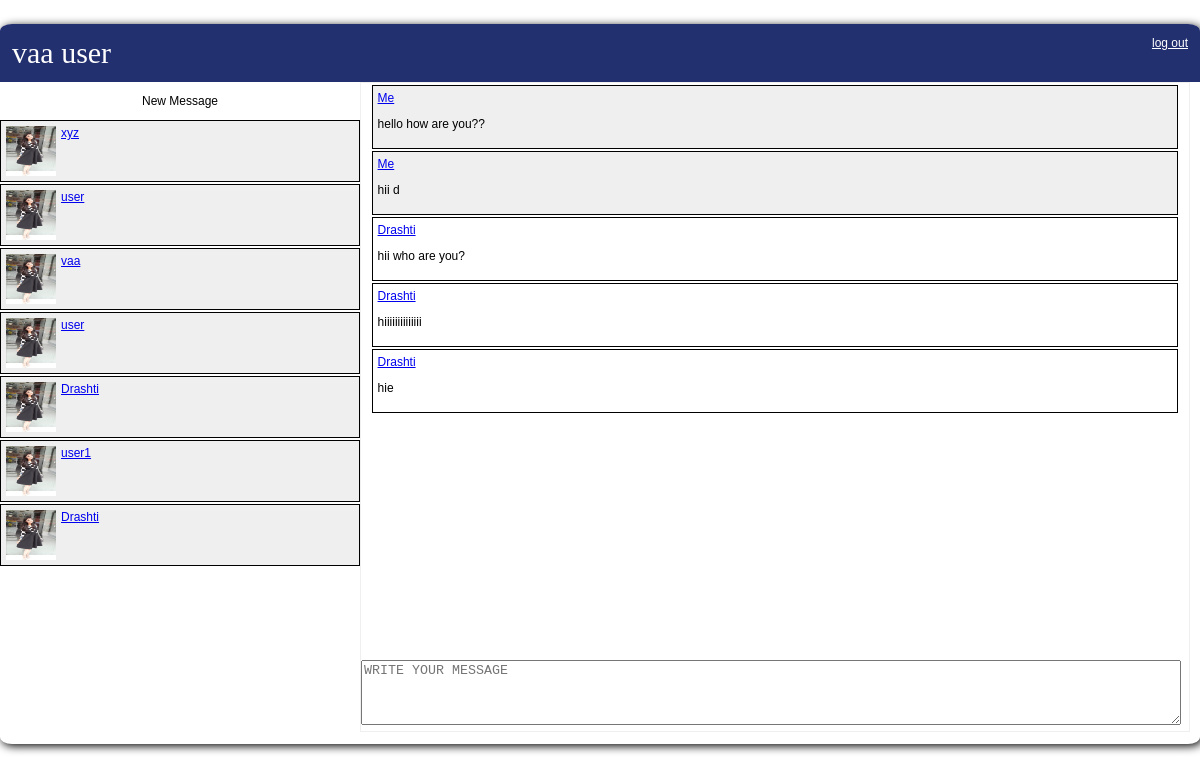
Screenshot of /index.php (signed in) with the database file from the repository.
### tables this page shows
CREATE TABLE `admin_chat` (
  `id` int(11) NOT NULL,
  `sender_name` varchar(33) NOT NULL,
  `reciver_name` varchar(33) NOT NULL,
  `message_text` text NOT NULL,
  `datetime` datetime NOT NULL
);

### sub_files/right-col.php (the view, shortened to what this page needs)
<div id="right-col-container">
	<div id="message-container">
		<?php
		$no_message=false;
		if($no_message == false){
		$q='SELECT *FROM `admin_chat` WHERE
		`sender_name`="'.$_SESSION['username'].'" AND `reciver_name`="'.$_GET['user'].'"
		OR
		`sender_name`="'.$_GET['user'].'" AND `reciver_name`="'.$_SESSION['username'].'"';
				 	$r=mysqli_query($con,$q);
		 	if($r)
		 	{
		 		while ($row=mysqli_fetch_assoc($r))
				 {
				 	$sender_name=$row['sender_name'];
				 	$message=$row['message_text'];
				 	if($sender_name == $_SESSION['username'])
				 	{
				 		?>
				 		<div class="grey-message">
						<a href="#">Me</a>
						<p><?php echo $message; ?></p>
						</div>
						<?php
					}else{ ?>
						<div class="white-message">
						<a href="#"><?php echo $sender_name; ?></a>
						<p><?php echo $message; ?></p>
						</div>
						<?php
					}
				 	}
			}else
			{
				echo $q;
			}
		}
		?>
	</div>
	<form method="post" id="message-form">
	<textarea placeholder="WRITE YOUR MESSAGE" id="message_text" class="textarea"></textarea>
	</form>
</div>

### index.php (shortened to what this page needs)
<?php
 if(isset($_SESSION['username']))
 {
 	?>
<html>
<body>
		<?php require_once("sub_files/new-message.php");?>
		<div id="container">
			<div id="menu">
				<?php
				echo $_SESSION['username'];
				echo '<a style="float: right;color: white;" href="logout.php">log out</a>';
?>
			</div>
<div id="left-col">
<?php
require_once("sub_files/left-col.php");
?>
</div>
<div id="right-col">
<?php
require_once("sub_files/right-col.php");
?>
</div>
</div>
</body>
</html>
 	<?php
}
else
{
	header("location:login.php");
}
?>

### sub_files/left-col.php
<div id="left-col-container">
	<div style="cursor: pointer;" onclick="document.getElementById('new-message').style.display='block'" class="white-back">
		<p align="center">New Message</p>
	</div>
	<?php
$q='SELECT DISTINCT `reciver_name`,`sender_name`FROM `admin_chat` WHERE `sender_name`="'.$_SESSION['username'].'" OR `reciver_name`="'.$_SESSION['username'].'" ORDER BY `datetime` DESC';
	$r=mysqli_query($con,$q);
	if($r)
	{
		if(mysqli_num_rows($r)>0)
			{
				$counter =0;
				$added_user = array();
				while ($row=mysqli_fetch_assoc($r))
				 {
				 	$sender_name=$row['sender_name'];
				 	$reciver_name=$row['reciver_name'];
				 	if($_SESSION['username']==$sender_name)
				 	{
				 		if(in_array($reciver_name,$added_user))
				 		{
				 	}
				 	else
				 	{
				 	?>
				 	<div class="grey-back">
					<img src="images/profile.jpg" class="images" />
					<?php echo '<a href="?user='.$reciver_name.'">'.$reciver_name.'</a>'; ?></div>
				 	<?php
				 	$added_user =array($counter => $reciver_name);
				 	$counter++;
				 	}
				 }elseif($_SESSION['username']==$reciver_name){
				 		if(in_array($sender_name,$added_user)){
				 	}else
				 {
				 	?>
				 	<div class="grey-back">
		<img src="images/profile.jpg" class="images" />
					<?php echo'<a href="?user='.$sender_name.'">'.$sender_name.'</a>'; ?></div>
				 	<?php
				 	$added_user =array($counter => $sender_name);
				 	$counter++;
				 }
			}
		}
	}
		else
		{
			echo 'no user';
		}
	}
	else
	{
		echo $q;
	}
?>
</div>

### rows the page displays
admin_chat: message_text "hello how are you??"
admin_chat: message_text "hii d"
admin_chat: sender_name "Drashti", message_text "hii who are you?"
admin_chat: sender_name "Drashti", message_text "hiiiiiiiiiiiiii"
admin_chat: sender_name "Drashti", message_text "hie"

### other values shown
$_SESSION['username'] "vaa user"
$reciver_name "xyz"
$sender_name "user"
$reciver_name "vaa"
$reciver_name "user"
$sender_name "Drashti"
$reciver_name "user1"
$reciver_name "Drashti"
